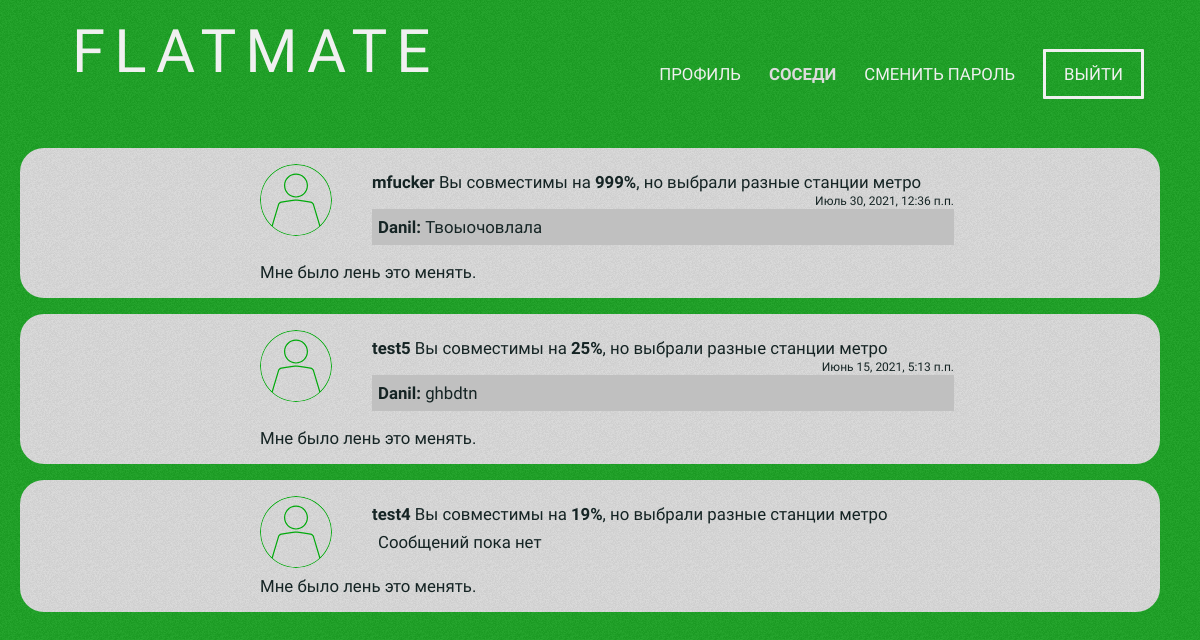
The app's page /dialogs/ (signed in) with its own data.
### flmate/models.py (models this page shows, shortened)
class Chatroom(models.Model):
    cap = models.DecimalField(max_digits=3,decimal_places=0,default=0)
    sub = models.DecimalField(max_digits=1,decimal_places=0,default=0)
    members = models.ManyToManyField(User)
    class Meta:
        ordering = ['-cap']
    def get_absolute_url(self):
        return reverse('messages', kwargs={'chat_id': self.pk})

class Profile(models.Model):
    TM_CHOICES=[('shTerm','Не длительный'),
                ('lgTerm','Продолжительный')]
    SUB_CHOICES=[
                ('Кировско-Выборгская',(
                        ('1','Девяткино'),
                        ('2','Гражданский проспект'),
                        ('3','Академическая'),
                        ('4','Политехническая'),
                        ('5','Площадь Мужестват'),
                        ('6','Лесная'),
                        ('7','Выборгская'),
                        ('8','Площадь Ленина'),
                        ('9','Чернышевская'),
                        ('10','Площадь Восстания'),
                        ('11','Владимирская'),
                        ('12','Пушкинская'),
                        ('13','Технологический институт'),
                        ('14','Балтийская'),
                        ('15','Нарвская'),
                        ('16','Кировский завод'),
                        ('17','Автово'),
                        ('18','Ленинский проспект'),
                        ('19','Проспект Ветеранов')
                        )
                ),
                ('Московско-Петроградская',(
                        ('20','Парнас'),
                        ('21','Проспект Просвещения'),
                        ('22','Озерки'),
                        ('23','Удельная'),
                        ('24','Пионерская'),
                        ('25','Чёрная речка'),
                        ('26','Петроградская'),
                        ('27','Горьковская'),
                        ('28','Невский проспект'),
                        ('29','Сенная площадь'),
                        ('30','Технологический институт'),
                        ('31','Фрунзенская'),
                        ('32','Московские ворота'),
                        ('33','Электросила'),
                        ('34','Парк Победы'),
                        ('35','Московская'),
                        ('36','Звёздная'),
                        ('37','Купчино')
                        )
                ),
                ('Невско-Василеостровская',(
                        ('38','Беговая'),
                        ('39','Зенит'),
                        ('40','Приморская'),
                        ('41','Василеостровская'),
                        ('42','Гостиный двор'),
                        ('43','Маяковская'),
                        ('44','Площадь Александра Невского'),
                        ('45','Елизаровская'),
                        ('46','Ломоносовская'),
                        ('47','Пролетарская'),
                        ('48','Обухово'),
                        ('49','Рыбацкое')
                        )
                ),
                ('Правобережная',(
                        ('50','Спасская'),
                        ('51','Достоевская'),
                        ('52','Лиговский проспект'),
                        ('53','Площадь Александра Невского'),
                        ('54','Новочеркасская'),
                        ('55','Ладожская'),
                        ('56','Проспект Большевиков'),
                        ('57','Улица Дыбенко')
                        )
                ),
                ('Фрунзенско-Приморская',(
                        ('58','Комендантский проспект'),
                        ('59','Старая Деревня'),
                        ('60','Крестовский остров'),
                        ('61','Чкаловская'),
                        ('62','Спортивная'),
                        ('63','Адмиралтейская'),
                        ('64','Садовая'),
                        ('65','Звенигородская'),
                        ('66','Обводный канал'),
                        ('67','Волковская'),
                        ('68','Бухарестская'),
                        ('69','Международная'),
                        ('70','Проспект Славы'),
                        ('71','Дунайская'),
                        ('72','Шушары')
                        )
                )]
    LST_CHOICES=[('early','Жаворонок'),
                ('something','Когда как'),
                ('late','Сова')]
    COMU_CHOICES=[('intrv','Интроверт'),
                ('extrv','Экстраверт')]
    BADIC_CHOICES=[('smokad','Курю'),
                ('drinad','Пью'),
                ('nodiet','Неправильно питаюсь'),
                ('gamead','Люблю игры'),
                ('lowmov','Малоподвижный образ жизни'),
                ('anotad','Есть другие зависимости'),
                ('noadic','Ничего из этого списка')]
    SOULV_CHOICES=[('lowsou','Люблю тишину'),
                ('midsou','Без разницы'),
                ('nomsou','Люблю громкую музыку')]
    GUESTS_CHOICES=[('noguest','Не люблю гостей'),
                ('hmguest','Нейтрально'),
                ('siguest','Гости это обязательно')]
    COMMUNISM_CHOICES=[('capitalism','У каждого своя еда и посуда'),
                ('idk','Cреднее'),
                ('communism','Можно все общее')]
    GENDER_CHOICES=[('man','Мужской'),
                ('inbetween','Не имеет значения'),
                ('woman','Женский')]
    RELIGY_CHOICES=[('сhrist','Христианство'),
                ('muslim','Ислам'),
                ('induism','Индуизм'),
                ('budism','Будизм'),
                ('iudaism','Иудаизм'),
                ('pastafarian','Пастафарианство'),
                ('ateism','Я считаю себя атеистом'),
                ('nosing','Это не имеет значения')]
    FRETIM_CHOICES=[('cafe','Кафе'),
                ('socnet','Соц.сети'),
                ('drinkin','Выпивка'),
                ('cinema','Кинотеатр'),
                ('culture','Культурные места: театры, выставки, музеи и т.д'),
                ('reading','Чтение'),
                ('activity','Активный отдых'),
                ('imprusf','Развитие себя'),
                ('games','Игры'),
                ('study','Учеба')]
    PETS_CHOICES=[('si','У меня есть питомец'),
                ('nomater','Мне без разницы'),
                ('no','Я против любой живности')]
    user = models.OneToOneField(settings.AUTH_USER_MODEL,on_delete=models.CASCADE)
    urAge= models.DecimalField(max_digits=2,decimal_places=0,default=18,verbose_name="Возраст:")
    rmAgeL= models.DecimalField(max_digits=2,decimal_places=0,default=18,verbose_name="От:")
    rmAgeU= models.DecimalField(max_digits=2,decimal_places=0,default=18,verbose_name="До:")
    rntLPrice = models.DecimalField(max_digits=5,decimal_places=0,default=10000,verbose_name="От:")
    rntUPrice = models.DecimalField(max_digits=5,decimal_places=0,default=15000,verbose_name="До:")
    rntTime = models.CharField(max_length=15, choices=TM_CHOICES, default='lgTerm',verbose_name="Срок аренды:")
    rntSubway = MultiSelectField( choices=SUB_CHOICES, default='0',verbose_name="Станции метро:")
    abuLST = models.CharField(max_length=15,choices=LST_CHOICES,default='early',verbose_name='Хронотип:')
    abuCOMU = models.CharField(max_length=10,choices=COMU_CHOICES,default='intrv',verbose_name='Темперамент:')
    abuBADIC = MultiSelectField(choices=BADIC_CHOICES, default='noadic',verbose_name="Вредные привычки:")
    abuORGL = models.DecimalField(max_digits=2,decimal_places=0,default=5,verbose_name="Уровень организованности (0-10):")
    abrTEMP = models.DecimalField(max_digits=2,decimal_places=0,default=24,verbose_name="Комфортная температура:")
    abrSOUL = models.CharField(max_length=25,choices=SOULV_CHOICES,default='midsou',verbose_name='Общий уровень шума:')
    abrCLEAN = models.DecimalField(max_digits=2,decimal_places=0,default=8,verbose_name="Кол-во уборок в месяц (0-30):")
    abrGUEST = models.CharField(max_length=25,choices=GUESTS_CHOICES,default='hmguest',verbose_name='Отношение к гостям:')
    abrCOMMUNISM = models.CharField(max_length=30,choices=COMMUNISM_CHOICES,default='idk',verbose_name='Отношение к быту:')
    aprUGEN=models.CharField(max_length=20,choices=GENDER_CHOICES,default='inbetween',verbose_name='Пол:')
    aprR8GEN=models.CharField(max_length=20,choices=GENDER_CHOICES,default='inbetween',verbose_name='Пол:')
    aprURRELIGY=models.CharField(max_length=25,choices=RELIGY_CHOICES,default='pastafarian',verbose_name='Религия:')
    aprR8RELIGY=models.CharField(max_length=25,choices=RELIGY_CHOICES,default='pastafarian',verbose_name='Религия:')
    aprFRETM = MultiSelectField( choices=FRETIM_CHOICES, default='imprusf',verbose_name="Cвободное время:")
    aprPETS = models.CharField(max_length=15,choices=PETS_CHOICES,default='nomater',verbose_name='Питомцы допустимы?')
    aprTELLUS = models.TextField(max_length=160,default='Мне было лень это менять.',verbose_name='Пара слов о тебе (160 символов):')
    photo = models.ImageField(upload_to='users/%Y/%m/%d', blank=True,verbose_name='Тут можно загрузить свое фото', default='users/profdef.svg')
    active= models.BooleanField(default=False)

class Message(models.Model):
    chat = models.ForeignKey(Chatroom,verbose_name='Чат',on_delete=models.CASCADE)
    author = models.ForeignKey(User,verbose_name='Пользователь',on_delete=models.CASCADE)
    message = models.TextField('Сообщение')
    pub_date=models.DateTimeField('Дата сообщения',default=timezone.now)
    is_readed = models.BooleanField('Прочитано',default=False)
    class Meta:
        ordering=['pub_date']

### flmate/views.py (the view)
# urls.py: url(r'^dialogs/$', dialog, name='dialogs'),
@login_required
def dialog(request):
    chats = Chatroom.objects.filter(members__in=[request.user.id])
    return render(request, 'account/dialogs.html', {'user_profile': request.user, 'chats': chats,'section':'dialogs'})

### flmate/templatetags/flmate_extras.py (called while the page is built)
@register.simple_tag
def get_companion(user, chat):
    for u in chat.members.all():
        if u != user:
            return u
    return None

### flmate/templates/account/dialogs.html (shortened to what this page needs)
{% extends "base.html" %}
{% block content %}
<div class="panel">
    {% load tz %}
    {% load flmate_extras %}
    {% for chat in chats %}
        <div class='diaBlock'>
        {% with last_message=chat.message_set.last %}
            {% get_companion user chat as companion %}
            <a class="list-group-item {% if companion == last_message.author and not last_message.is_readed %}unreaded{% endif %}" href="{{ chat.get_absolute_url }}">
            <div class="rowCenter">
            <img src='{{companion.profile.photo.url}}'>
                <ul class="list-inline">
                    <li class="diaTop">
                        <strong>{{ companion.username }}</strong>
                        Вы совместимы на <strong>{{chat.cap}}%</strong>{% if chat.sub == 1 %}, но выбрали разные станции метро{% endif %}
                    </li>
                    {%if last_message %}
                    <li class="diaDate"><small>{{ last_message.pub_date|utc }}</small></li>
                    <li class='diaMess{% if not last_message.is_readed %}-unreaded{% endif %}'><nobr><strong>{{ last_message.author.username}}:</strong> {{ last_message.message|truncatechars_html:"200"|safe|striptags }}</nobr></li>
                    {%else%}
                    <li class='diaMess'>Сообщений пока нет</li>
                    {%endif%}
                </ul>
            </div>
            <div class='aboutRoomy'>{{ companion.profile.aprTELLUS }}</div>
            </a>
        {% endwith %}
        </div>
    {% endfor %}
</div>
{% endblock %}

### flmate/templates/base.html (shortened to what this page needs)
{% load static %}
<!DOCTYPE html>
<html>
<head>
    <link href="https://cdn.jsdelivr.net/npm/select2@4.1.0-rc.0/dist/css/select2.min.css" rel="stylesheet" />
</head>
    <header>
        <a id='logo' href="{% url 'index' %}">flatmate</a>
    </header>
        <ul class="mainmenu">
            {% if request.user.is_authenticated %}
                <li {% if section == "edit" %} class="selected" {% endif %}>
                    <a href="{% url 'edit' %}">Профиль</a>
                </li>
                <li {% if section == "dialogs" %} class="selected" {% endif %}>
                    <a href="{% url 'dialogs' %}">Соседи</a>
                </li>
                <li >
                    <a href="{% url 'password_change' %}">Сменить пароль</a>
                </li>
                <li>
                    <a id='mainbut' href="{% url 'logout' %}">Выйти</a>
                </li>
        {% endif %}
        </ul>
    <body id='mainpage'>
            {% block content %}
            {% endblock %}
    </body>
</html>

### flmate/static/flmate/style.css (style rules this page uses)
body { text-align: center; background-color: #F0F0F0; color:rgb(21, 36, 36); }
body#mainpage { text-align: center; background-color: #00AA0B; color:#F0F0F0; }
header { height: fit-content; background-color: #00AA0B; }
header a#logo { text-decoration: none; position: absolute; width: 30vw; left: 6vw; height: fit-content; margin-top: auto; margin-bottom: auto; font-family: Raleway; font-style:normal; font-weight:100; font-size: 5vw; text-align: center; letter-spacing: 0.15em; text-transform: uppercase; color: #F0F0F0; }
ul.mainmenu { list-style: none; text-align: right; margin-right: 3vw; }
ul.mainmenu a, ul.mainmenu a:visited, ul.mainmenu li { text-decoration: none; position: relative; font-family: Raleway; font-style: normal; font-weight: normal; font-size: 1.4vw; padding-top: 3vh; padding-bottom: 3vh; margin: 0 0.5vw 0 0.5vw; display: inline-block; align-items: center; text-align: center; text-transform: uppercase; color: #F0F0F0; transition: color .2s; }
ul.mainmenu a:hover, ul.mainmenu li.selected a { font-weight: bold; color:#DCDCDC; }
a#mainbut { padding: 1.5vh 1.5vw; border: 3px solid; border-radius: 1px; border-color: #F0F0F0; }
div.diaBlock { position: relative; background-color: #F0F0F0; color:rgb(21, 36, 36); width: 91vw; left: 1vw; margin-top: 2vh; border-radius: 3vh; padding: 2vh 2vw 2vh 2vw; font-family: Raleway; font-style: normal; }
div.diaBlock img { height:6vw; width:6vw; border-radius: 100vw; }
div.rowCenter { display: flex; flex-direction: row; width: 55vw; margin-left: auto; margin-right: auto; }
div.diaBlock a { text-decoration: none; font-family: Raleway; font-style: normal; font-weight: normal; font-size: 1.4vw; text-align: left; color: rgb(21, 36, 36); }
div.diaBlock ul { list-style: none; margin-top: 1vh; }
div.diaBlock ul li.diaDate { text-align: right; font-size: 1.2vw; }
div.diaBlock div.aboutRoomy { width: 55vw; margin-left: auto; margin-right: auto; text-align: left!important; color: rgb(21, 36, 36); }
div.diaBlock li.diaMess, li.diaMess-unreaded { padding-left: 0.5vw; padding-top: 1vh; padding-bottom: 1vh; overflow-x: hidden; width: 48vw; max-lines: 1; }
div.diaBlock li.diaMess-unreaded { background-color: #c0c0c0; }

### records on screen
Chatroom: profile.photo (picture), cap "999", sub ", но выбрали разные станции метро", message_set.last.pub_date|utc "Июль 30, 2021, 12:36 п.п.", message_set.last.author.username "Danil", message_set.last.message "Твоыочовлала"
Chatroom: profile.photo (picture), cap "25", sub ", но выбрали разные станции метро", message_set.last.pub_date|utc "Июнь 15, 2021, 5:13 п.п.", message_set.last.author.username "Danil", message_set.last.message "ghbdtn"
Chatroom: profile.photo (picture), cap "19", sub ", но выбрали разные станции метро", shows "Сообщений пока нет"

### other values on screen
{{ companion.username }} "mfucker"
{{ companion.profile.aprTELLUS }} "Мне было лень это менять."
{{ companion.username }} "test5"
{{ companion.username }} "test4"
